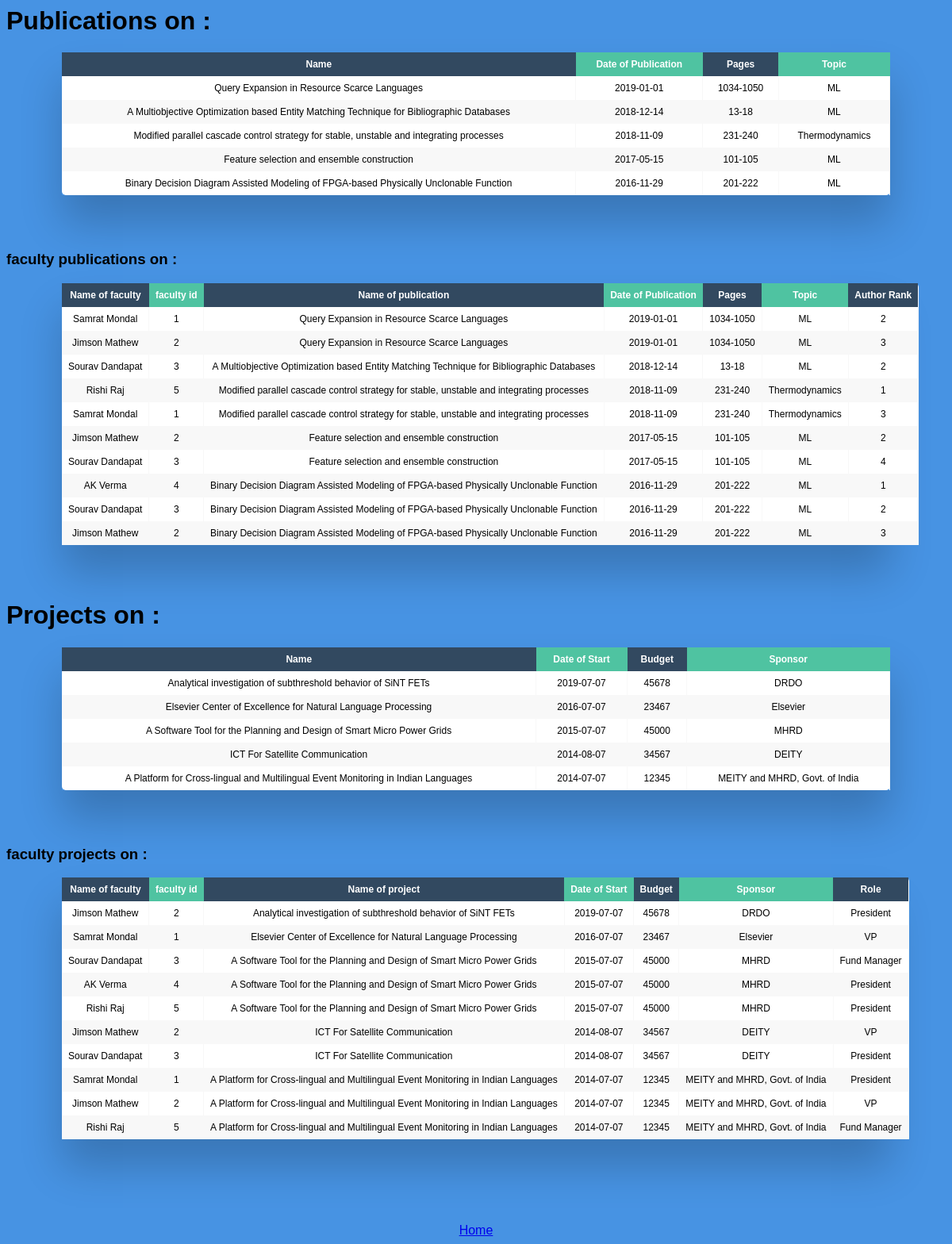
The app's page /latest_work.php with its own data.
### tables this page shows
CREATE TABLE `author` (
  `fid` int(11) NOT NULL,
  `pubid` int(11) NOT NULL,
  `ARank` int(11) DEFAULT NULL
);

CREATE TABLE `faculty` (
  `fid` int(11) NOT NULL,
  `fname` varchar(40) DEFAULT NULL,
  `dept` varchar(40) DEFAULT NULL,
  `doj` date DEFAULT NULL,
  `designation` varchar(20) DEFAULT NULL
);

CREATE TABLE `publications` (
  `pubid` int(11) NOT NULL,
  `pname` varchar(100) DEFAULT NULL,
  `dop` date DEFAULT NULL,
  `pages` varchar(20) DEFAULT NULL,
  `topic` varchar(50) DEFAULT NULL
);

CREATE TABLE `project` (
  `pid` int(11) NOT NULL,
  `pname` varchar(100) DEFAULT NULL,
  `budget` int(11) DEFAULT NULL,
  `sponsor` varchar(100) DEFAULT NULL,
  `dos` date DEFAULT NULL
);

CREATE TABLE `takes` (
  `pid` int(11) NOT NULL,
  `fid` int(11) NOT NULL,
  `role` varchar(30) DEFAULT NULL
);

### www/latest_work.php (the view, shortened to what this page needs)
<html>
	<head>
	<link rel="stylesheet" href="phpcss2.css">
</head>
<?php
$word= $_GET['word'];
$con = mysqli_connect("db","user","test","myDb");
$sql = "SELECT Distinct pname, dop, pages, topic from  publications where publications.pname LIKE \"%$word%\"  or publications.topic LIKE \"%$word%\"   order by publications.dop DESC";
$result = $con->query($sql);
if($result)
{
	echo "<h1> Publications on $word: <br> </h1>";
	echo "<div class=\"table-wrapper\"><table class=\"fl-table\">";
	echo "<thead><tr><th>Name</th><th>Date of Publication</th><th>Pages</th><th>Topic</th></tr></thead>";
	echo "<tbody>";
	while($row = $result->fetch_assoc())
	{
		echo "<tr>";
		printf("<td> %s </td> <td> %s </td> <td> %s </td> <td> %s </td> ",$row["pname"], $row['dop'],$row['pages'], $row['topic']);
		echo "</tr>";
	}
	echo "</tbody></table></div>";
}
$sql = "SELECT faculty.fname, faculty.fid, pname, dop, pages, topic, Arank from faculty, publications, author where author.fid = faculty.fid and author.pubid = publications.pubid and ( publications.pname LIKE \"%$word%\"  or publications.topic LIKE \"%$word%\" ) order by publications.dop DESC, author.Arank ";
$result = $con->query($sql);
if($result)
{
	echo "<h3> faculty publications on $word : <br> </h3>";
	echo "<div class=\"table-wrapper\"><table class=\"fl-table\">";
	echo "<thead><tr><th>Name of faculty</th><th>faculty id</th><th>Name of publication</th><th>Date of Publication</th><th>Pages</th><th>Topic</th><th>Author Rank</th></tr></thead>";
	echo "<tbody>";
	while($row = $result->fetch_assoc())
	{
		echo "<tr>";
		printf("<td> %s </td><td> %s </td><td> %s </td><td> %s </td> <td> %s </td> <td> %s </td> <td> %s </td> ",$row["fname"], $row["fid"], $row["pname"], $row['dop'],$row['pages'], $row['topic'], $row["Arank"]);
		echo "</tr>";
	}
	echo "</tbody></table></div>";
}
$sql = "SELECT pname, dos, budget, sponsor from  project where pname LIKE \"%$word%\" or sponsor LIKE \"%$word%\" ORDER BY dos DESC";
$result = $con->query($sql);
if($result)
{
	echo "<h1> Projects on $word: <br> </h1>";
	echo "<div class=\"table-wrapper\"><table class=\"fl-table\">";
	echo "<thead><tr><th>Name</th><th>Date of Start</th><th>Budget</th><th>Sponsor</th></tr></thead>";
	echo "<tbody>";
	while($row = $result->fetch_assoc())
	{
		echo "<tr>";
		printf("<td> %s </td> <td> %s </td> <td> %s </td> <td> %s </td> ",$row["pname"], $row['dos'],$row['budget'], $row['sponsor'] );
		echo "</tr>";
	}
	echo "</tbody></table></div>";
}
$sql = "SELECT faculty.fname, faculty.fid, pname, dos, budget, sponsor, role from faculty, project, takes where takes.fid = faculty.fid and takes.pid = project.pid and ( project.pname LIKE \"%$word%\"  or project.sponsor LIKE \"%$word%\" )   ORDER BY project.dos DESC";
$result = $con->query($sql);
if($result)
{
	echo "<h3> faculty projects on $word : <br> </h3>";
	echo "<div class=\"table-wrapper\"><table class=\"fl-table\">";
	echo "<thead><tr><th>Name of faculty</th><th>faculty id</th><th>Name of project</th><th>Date of Start</th><th>Budget</th><th>Sponsor</th><th>Role</th></tr></thead>";
	echo "<tbody>";
	while($row = $result->fetch_assoc())
	{
		echo "<tr>";
		printf("<td> %s </td> <td> %s </td> <td> %s </td> <td> %s </td> <td> %s </td> <td> %s </td> <td> %s </td>",$row["fname"], $row["fid"], $row["pname"], $row['dos'],$row['budget'], $row['sponsor'], $row['role'] );
		echo "</tr>";
	}
	echo "</tbody></table></div>";
}
echo "<br><br><center><a href = http://localhost:8001/> Home </a></center>";
?>
</html>

### www/phpcss2.css (style rules this page uses)
* { box-sizing: border-box; -webkit-box-sizing: border-box; -moz-box-sizing: border-box; }
.table-wrapper { margin: 10px 70px 70px; box-shadow: 0px 35px 50px rgba( 0, 0, 0, 0.2 ); }
.fl-table { border-radius: 5px; font-size: 12px; font-weight: normal; border: none; border-collapse: collapse; width: 100%; max-width: 100%; white-space: nowrap; background-color: white; }
.fl-table td, .fl-table th { text-align: center; padding: 8px; }
.fl-table td { border-right: 1px solid #f8f8f8; font-size: 12px; }
.fl-table thead th { color: #ffffff; background: #4FC3A1; }
.fl-table thead th:nth-child(odd) { color: #ffffff; background: #324960; }
.fl-table tr:nth-child(even) { background: #F8F8F8; }

### records on screen
author: fid.fname "Samrat Mondal", fid.fid "1", pubid.pname "Query Expansion in Resource Scarce Languages", pubid.dop "2019-01-01", pubid.pages "1034-1050", pubid.topic "ML", ARank "2"
author: fid.fname "Jimson Mathew", fid.fid "2", pubid.pname "Query Expansion in Resource Scarce Languages", pubid.dop "2019-01-01", pubid.pages "1034-1050", pubid.topic "ML", ARank "3"
author: fid.fname "Sourav Dandapat", fid.fid "3", pubid.pname "A Multiobjective Optimization based Entity Matching Technique for Bibliographic Databases", pubid.dop "2018-12-14", pubid.pages "13-18", pubid.topic "ML", ARank "2"
author: fid.fname "Rishi Raj", fid.fid "5", pubid.pname "Modified parallel cascade control strategy for stable, unstable and integrating processes", pubid.dop "2018-11-09", pubid.pages "231-240", pubid.topic "Thermodynamics", ARank "1"
author: fid.fname "Samrat Mondal", fid.fid "1", pubid.pname "Modified parallel cascade control strategy for stable, unstable and integrating processes", pubid.dop "2018-11-09", pubid.pages "231-240", pubid.topic "Thermodynamics", ARank "3"
author: fid.fname "Jimson Mathew", fid.fid "2", pubid.pname "Feature selection and ensemble construction", pubid.dop "2017-05-15", pubid.pages "101-105", pubid.topic "ML", ARank "2"
author: fid.fname "Sourav Dandapat", fid.fid "3", pubid.pname "Feature selection and ensemble construction", pubid.dop "2017-05-15", pubid.pages "101-105", pubid.topic "ML", ARank "4"
author: fid.fname "AK Verma", fid.fid "4", pubid.pname "Binary Decision Diagram Assisted Modeling of FPGA-based Physically Unclonable Function", pubid.dop "2016-11-29", pubid.pages "201-222", pubid.topic "ML", ARank "1"
author: fid.fname "Sourav Dandapat", fid.fid "3", pubid.pname "Binary Decision Diagram Assisted Modeling of FPGA-based Physically Unclonable Function", pubid.dop "2016-11-29", pubid.pages "201-222", pubid.topic "ML", ARank "2"
author: fid.fname "Jimson Mathew", fid.fid "2", pubid.pname "Binary Decision Diagram Assisted Modeling of FPGA-based Physically Unclonable Function", pubid.dop "2016-11-29", pubid.pages "201-222", pubid.topic "ML", ARank "3"
project: pname "Analytical investigation of subthreshold behavior of SiNT FETs", dos "2019-07-07", budget "45678", sponsor "DRDO"
project: pname "Elsevier Center of Excellence for Natural Language Processing", dos "2016-07-07", budget "23467", sponsor "Elsevier"
project: pname "A Software Tool for the Planning and Design of Smart Micro Power Grids", dos "2015-07-07", budget "45000", sponsor "MHRD"
project: pname "ICT For Satellite Communication", dos "2014-08-07", budget "34567", sponsor "DEITY"
project: pname "A Platform for Cross-lingual and Multilingual Event Monitoring in Indian Languages", dos "2014-07-07", budget "12345", sponsor "MEITY and MHRD, Govt. of India"
takes: fid.fname "Jimson Mathew", fid.fid "2", pid.pname "Analytical investigation of subthreshold behavior of SiNT FETs", pid.dos "2019-07-07", pid.budget "45678", pid.sponsor "DRDO", role "President"
takes: fid.fname "Samrat Mondal", fid.fid "1", pid.pname "Elsevier Center of Excellence for Natural Language Processing", pid.dos "2016-07-07", pid.budget "23467", pid.sponsor "Elsevier", role "VP"
takes: fid.fname "Sourav Dandapat", fid.fid "3", pid.pname "A Software Tool for the Planning and Design of Smart Micro Power Grids", pid.dos "2015-07-07", pid.budget "45000", pid.sponsor "MHRD", role "Fund Manager"
takes: fid.fname "AK Verma", fid.fid "4", pid.pname "A Software Tool for the Planning and Design of Smart Micro Power Grids", pid.dos "2015-07-07", pid.budget "45000", pid.sponsor "MHRD", role "President"
takes: fid.fname "Rishi Raj", fid.fid "5", pid.pname "A Software Tool for the Planning and Design of Smart Micro Power Grids", pid.dos "2015-07-07", pid.budget "45000", pid.sponsor "MHRD", role "President"
takes: fid.fname "Jimson Mathew", fid.fid "2", pid.pname "ICT For Satellite Communication", pid.dos "2014-08-07", pid.budget "34567", pid.sponsor "DEITY", role "VP"
takes: fid.fname "Sourav Dandapat", fid.fid "3", pid.pname "ICT For Satellite Communication", pid.dos "2014-08-07", pid.budget "34567", pid.sponsor "DEITY", role "President"
takes: fid.fname "Samrat Mondal", fid.fid "1", pid.pname "A Platform for Cross-lingual and Multilingual Event Monitoring in Indian Languages", pid.dos "2014-07-07", pid.budget "12345", pid.sponsor "MEITY and MHRD, Govt. of India", role "President"
takes: fid.fname "Jimson Mathew", fid.fid "2", pid.pname "A Platform for Cross-lingual and Multilingual Event Monitoring in Indian Languages", pid.dos "2014-07-07", pid.budget "12345", pid.sponsor "MEITY and MHRD, Govt. of India", role "VP"
takes: fid.fname "Rishi Raj", fid.fid "5", pid.pname "A Platform for Cross-lingual and Multilingual Event Monitoring in Indian Languages", pid.dos "2014-07-07", pid.budget "12345", pid.sponsor "MEITY and MHRD, Govt. of India", role "Fund Manager"

### other values on screen
$row["pname"] "Query Expansion in Resource Scarce Languages"
$row['dop'] "2019-01-01"
$row['pages'] "1034-1050"
$row['topic'] "ML"
$row["pname"] "A Multiobjective Optimization based Entity Matching Technique for Bibliographic Databases"
$row['dop'] "2018-12-14"
$row['pages'] "13-18"
$row["pname"] "Modified parallel cascade control strategy for stable, unstable and integrating processes"
$row['dop'] "2018-11-09"
$row['pages'] "231-240"
$row['topic'] "Thermodynamics"
$row["pname"] "Feature selection and ensemble construction"
$row['dop'] "2017-05-15"
$row['pages'] "101-105"
$row["pname"] "Binary Decision Diagram Assisted Modeling of FPGA-based Physically Unclonable Function"
